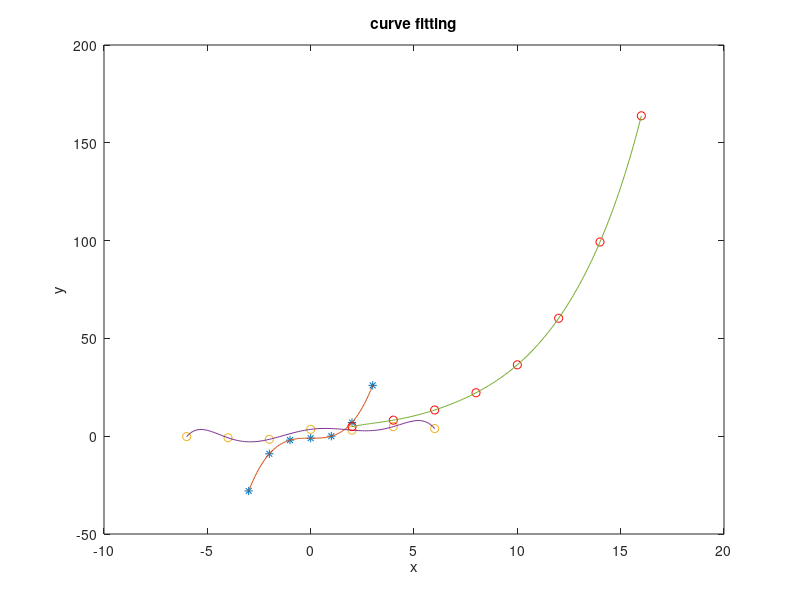

Write the MATLAB code that produced this figure.
%find poly of degree 3 for the data points , also create graph that shows
%given data pts and poly function on same set of axes.
x = [-3,-2,-1,0,1,2,3];
y = [-28,-9,-2,-1,0,7,26];
P = polyfit(x,y,3)
plot(x,y,'*') 
title("Curve Fiting")
xlabel("x-axis")
ylabel("y-axis")
hold on
X=min(x):0.1:max(x);
Y=polyval(P,X);
plot(X,Y) 

%% 
x =[-6,-4,-2,0,2,4,6];
y = [-0.2,-0.8,-1.6,3.5,3.1,4.9,3.9];
P = polyfit(x,y,6)
plot(x,y,'o')
title("curve fitting")
xlabel("x-axis")
ylabel("y-axis")
hold on
X=min(x):0.1:max(x);
Y=polyval(P,X);
plot(X,Y)


%% 
x=[2,4,6,8,10,12,14,16]
y=[4.9,8.2,13.4,22.2,36.5,60.3,99.3,163.8];
P = polyfit(x,y,7)
plot(x,y,'r o')
title("curve fitting")
xlabel("x")
ylabel("y")
hold on
X = min(x):0.1:max(x);
Y = polyval(P,X);
plot(X,Y)
hold off